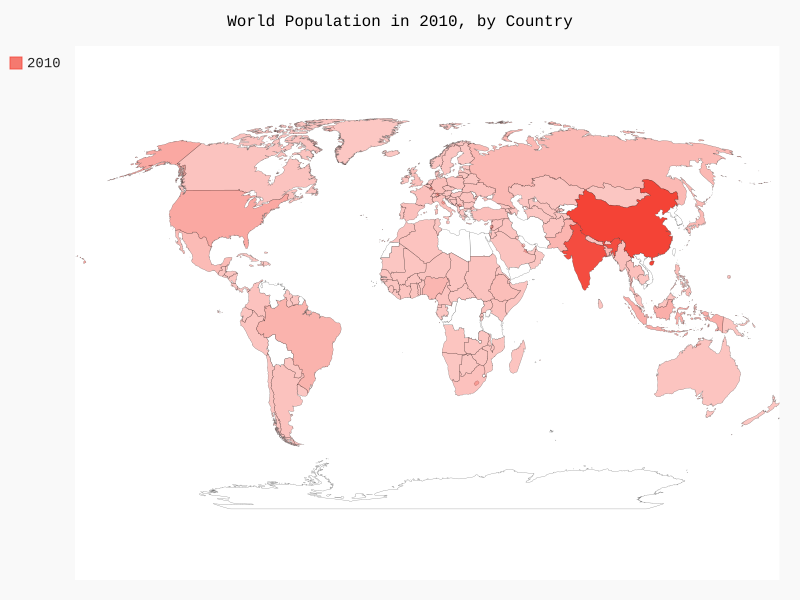

This chart was generated by the following Python code:
import json
import pygal
from country_codes import get_country_code
import pygal_maps_world.maps

#  将数据加载到一个列表忠
filename = 'population_json.json'
with open(filename) as f:
    pop_data = json.load(f)

# 创建一个包含人口数据的字典
cc_populations = {}

# 打印每个国家2010年的人口数量
for pop_dict in pop_data:
    if pop_dict['Year'] == 2010:
        country_name = pop_dict['Country Name']
        population = pop_dict['Value']
        code = get_country_code(country_name)
        if code:
            cc_populations[code] = population

wm = pygal_maps_world.maps.World()
wm.title = 'World Population in 2010, by Country'

wm.add('2010', cc_populations)

wm.render_to_file('world_population.svg')
